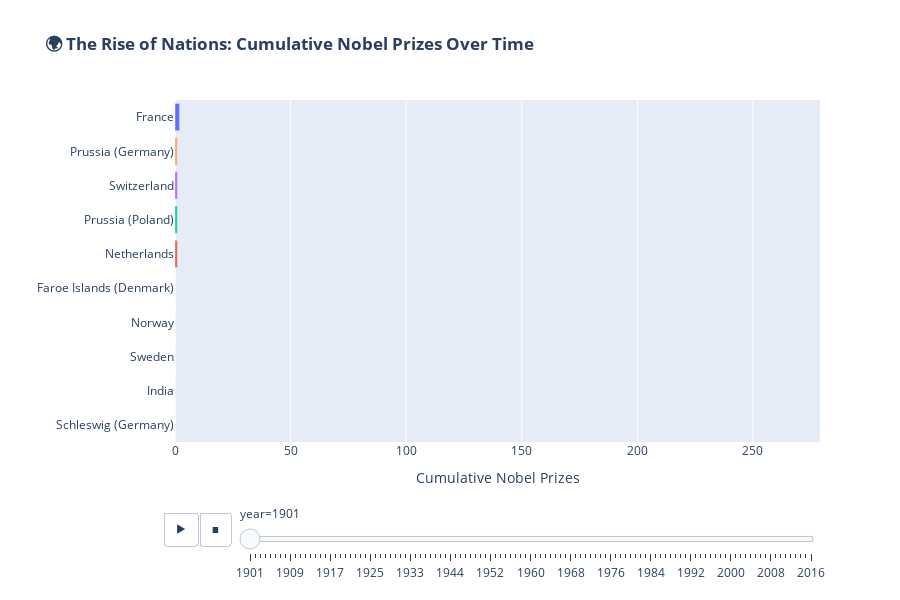

Notebook source saved alongside this figure:
### Code cell
# Create animated bar chart
fig_race = px.bar(
    df_animated,
    x="cumulative_count",
    y="birth_country",
    color="birth_country",
    animation_frame="year",
    orientation='h',
    range_x=[0, df_animated['cumulative_count'].max() + 20],
    title="<b>🌍 The Rise of Nations: Cumulative Nobel Prizes Over Time</b>",
    labels={'cumulative_count': 'Total Prizes', 'birth_country': 'Country'}
)

fig_race.update_layout(
    yaxis={'categoryorder': 'total ascending'},
    showlegend=False,
    height=600,
    xaxis_title="Cumulative Nobel Prizes",
    yaxis_title=""
)

fig_race.layout.updatemenus[0].buttons[0].args[1]['frame']['duration'] = 200
fig_race.layout.updatemenus[0].buttons[0].args[1]['transition']['duration'] = 100

fig_race.show()

### Figure 1 — Plotly figure (JSON) as saved in the notebook; plotly's stock layout.template omitted (floating-point values rounded to 4 significant figures)
{"data": [{"hovertemplate": "Country=%{y}<br>year=1901<br>Total Prizes=%{x}<extra></extra>", "legendgroup": "France", "marker": {"color": "#636efa", "pattern": {"shape": ""}}, "name": "France", "orientation": "h", "showlegend": true, "textposition": "auto", "type": "bar", "x": [2], "xaxis": "x", "y": ["France"], "yaxis": "y"}, {"hovertemplate": "Country=%{y}<br>year=1901<br>Total Prizes=%{x}<extra></extra>", "legendgroup": "Netherlands", "marker": {"color": "#EF553B", "pattern": {"shape": ""}}, "name": "Netherlands", "orientation": "h", "showlegend": true, "textposition": "auto", "type": "bar", "x": [1], "xaxis": "x", "y": ["Netherlands"], "yaxis": "y"}, {"hovertemplate": "Country=%{y}<br>year=1901<br>Total Prizes=%{x}<extra></extra>", "legendgroup": "Prussia (Poland)", "marker": {"color": "#00cc96", "pattern": {"shape": ""}}, "name": "Prussia (Poland)", "orientation": "h", "showlegend": true, "textposition": "auto", "type": "bar", "x": [1], "xaxis": "x", "y": ["Prussia (Poland)"], "yaxis": "y"}, {"hovertemplate": "Country=%{y}<br>year=1901<br>Total Prizes=%{x}<extra></extra>", "legendgroup": "Switzerland", "marker": {"color": "#ab63fa", "pattern": {"shape": ""}}, "name": "Switzerland", "orientation": "h", "showlegend": true, "textposition": "auto", "type": "bar", "x": [1], "xaxis": "x", "y": ["Switzerland"], "yaxis": "y"}, {"hovertemplate": "Country=%{y}<br>year=1901<br>Total Prizes=%{x}<extra></extra>", "legendgroup": "Prussia (Germany)", "marker": {"color": "#FFA15A", "pattern": {"shape": ""}}, "name": "Prussia (Germany)", "orientation": "h", "showlegend": true, "textposition": "auto", "type": "bar", "x": [1], "xaxis": "x", "y": ["Prussia (Germany)"], "yaxis": "y"}, {"hovertemplate": "Country=%{y}<br>year=1901<br>Total Prizes=%{x}<extra></extra>", "legendgroup": "Schleswig (Germany)", "marker": {"color": "#19d3f3", "pattern": {"shape": ""}}, "name": "Schleswig (Germany)", "orientation": "h", "showlegend": true, "textposition": "auto", "type": "bar", "x": [0], "xaxis": "x", "y": ["Schleswig (Germany)"], "yaxis": "y"}, {"hovertemplate": "Country=%{y}<br>year=1901<br>Total Prizes=%{x}<extra></extra>", "legendgroup": "India", "marker": {"color": "#FF6692", "pattern": {"shape": ""}}, "name": "India", "orientation": "h", "showlegend": true, "textposition": "auto", "type": "bar", "x": [0], "xaxis": "x", "y": ["India"], "yaxis": "y"}, {"hovertemplate": "Country=%{y}<br>year=1901<br>Total Prizes=%{x}<extra></extra>", "legendgroup": "Sweden", "marker": {"color": "#B6E880", "pattern": {"shape": ""}}, "name": "Sweden", "orientation": "h", "showlegend": true, "textposition": "auto", "type": "bar", "x": [0], "xaxis": "x", "y": ["Sweden"], "yaxis": "y"}, {"hovertemplate": "Country=%{y}<br>year=1901<br>Total Prizes=%{x}<extra></extra>", "legendgroup": "Norway", "marker": {"color": "#FF97FF", "pattern": {"shape": ""}}, "name": "Norway", "orientation": "h", "showlegend": true, "textposition": "auto", "type": "bar", "x": [0], "xaxis": "x", "y": ["Norway"], "yaxis": "y"}, {"hovertemplate": "Country=%{y}<br>year=1901<br>Total Prizes=%{x}<extra></extra>", "legendgroup": "Faroe Islands (Denmark)", "marker": {"color": "#FECB52", "pattern": {"shape": ""}}, "name": "Faroe Islands (Denmark)", "orientation": "h", "showlegend": true, "textposition": "auto", "type": "bar", "x": [0], "xaxis": "x", "y": ["Faroe Islands (Denmark)"], "yaxis": "y"}], "layout": {"barmode": "relative", "height": 600, "legend": {"title": {"text": "Country"}, "tracegroupgap": 0}, "showlegend": false, "sliders": [{"active": 0, "currentvalue": {"prefix": "year="}, "len": 0.9, "pad": {"b": 10, "t": 60}, "steps": [{"args": [["1901"], {"frame": {"duration": 0, "redraw": true}, "fromcurrent": true, "mode": "immediate", "transition": {"duration": 0, "easing": "linear"}}], "label": "1901", "method": "animate"}, {"args": [["1902"], {"frame": {"duration": 0, "redraw": true}, "fromcurrent": true, "mode": "immediate", "transition": {"duration": 0, "easing": "linear"}}], "label": "1902", "method": "animate"}, {"args": [["1903"], {"frame": {"duration": 0, "redraw": true}, "fromcurrent": true, "mode": "immediate", "transition": {"duration": 0, "easing": "linear"}}], "label": "1903", "method": "animate"}, {"args": [["1904"], {"frame": {"duration": 0, "redraw": true}, "fromcurrent": true, "mode": "immediate", "transition": {"duration": 0, "easing": "linear"}}], "label": "1904", "method": "animate"}, {"args": [["1905"], {"frame": {"duration": 0, "redraw": true}, "fromcurrent": true, "mode": "immediate", "transition": {"duration": 0, "easing": "linear"}}], "label": "1905", "method": "animate"}, {"args": [["1906"], {"frame": {"duration": 0, "redraw": true}, "fromcurrent": true, "mode": "immediate", "transition": {"duration": 0, "easing": "linear"}}], "label": "1906", "method": "animate"}, {"args": [["1907"], {"frame": {"duration": 0, "redraw": true}, "fromcurrent": true, "mode": "immediate", "transition": {"duration": 0, "easing": "linear"}}], "label": "1907", "method": "animate"}, {"args": [["1908"], {"frame": {"duration": 0, "redraw": true}, "fromcurrent": true, "mode": "immediate", "transition": {"duration": 0, "easing": "linear"}}], "label": "1908", "method": "animate"}, {"args": [["1909"], {"frame": {"duration": 0, "redraw": true}, "fromcurrent": true, "mode": "immediate", "transition": {"duration": 0, "easing": "linear"}}], "label": "1909", "method": "animate"}, {"args": [["1910"], {"frame": {"duration": 0, "redraw": true}, "fromcurrent": true, "mode": "immediate", "transition": {"duration": 0, "easing": "linear"}}], "label": "1910", "method": "animate"}, {"args": [["1911"], {"frame": {"duration": 0, "redraw": true}, "fromcurrent": true, "mode": "immediate", "transition": {"duration": 0, "easing": "linear"}}], "label": "1911", "method": "animate"}, {"args": [["1912"], {"frame": {"duration": 0, "redraw": true}, "fromcurrent": true, "mode": "immediate", "transition": {"duration": 0, "easing": "linear"}}], "label": "1912", "method": "animate"}, {"args": [["1913"], {"frame": {"duration": 0, "redraw": true}, "fromcurrent": true, "mode": "immediate", "transition": {"duration": 0, "easing": "linear"}}], "label": "1913", "method": "animate"}, {"args": [["1914"], {"frame": {"duration": 0, "redraw": true}, "fromcurrent": true, "mode": "immediate", "transition": {"duration": 0, "easing": "linear"}}], "label": "1914", "method": "animate"}, {"args": [["1915"], {"frame": {"duration": 0, "redraw": true}, "fromcurrent": true, "mode": "immediate", "transition": {"duration": 0, "easing": "linear"}}], "label": "1915", "method": "animate"}, {"args": [["1916"], {"frame": {"duration": 0, "redraw": true}, "fromcurrent": true, "mode": "immediate", "transition": {"duration": 0, "easing": "linear"}}], "label": "1916", "method": "animate"}, {"args": [["1917"], {"frame": {"duration": 0, "redraw": true}, "fromcurrent": true, "mode": "immediate", "transition": {"duration": 0, "easing": "linear"}}], "label": "1917", "method": "animate"}, {"args": [["1918"], {"frame": {"duration": 0, "redraw": true}, "fromcurrent": true, "mode": "immediate", "transition": {"duration": 0, "easing": "linear"}}], "label": "1918", "method": "animate"}, {"args": [["1919"], {"frame": {"duration": 0, "redraw": true}, "fromcurrent": true, "mode": "immediate", "transition": {"duration": 0, "easing": "linear"}}], "label": "1919", "method": "animate"}, {"args": [["1920"], {"frame": {"duration": 0, "redraw": true}, "fromcurrent": true, "mode": "immediate", "transition": {"duration": 0, "easing": "linear"}}], "label": "1920", "method": "animate"}, {"args": [["1921"], {"frame": {"duration": 0, "redraw": true}, "fromcurrent": true, "mode": "immediate", "transition": {"duration": 0, "easing": "linear"}}], "label": "1921", "method": "animate"}, {"args": [["1922"], {"frame": {"duration": 0, "redraw": true}, "fromcurrent": true, "mode": "immediate", "transition": {"duration": 0, "easing": "linear"}}], "label": "1922", "method": "animate"}, {"args": [["1923"], {"frame": {"duration": 0, "redraw": true}, "fromcurrent": true, "mode": "immediate", "transition": {"duration": 0, "easing": "linear"}}], "label": "1923", "method": "animate"}, {"args": [["1924"], {"frame": {"duration": 0, "redraw": true}, "fromcurrent": true, "mode": "immediate", "transition": {"duration": 0, "easing": "linear"}}], "label": "1924", "method": "animate"}, {"args": [["1925"], {"frame": {"duration": 0, "redraw": true}, "fromcurrent": true, "mode": "immediate", "transition": {"duration": 0, "easing": "linear"}}], "label": "1925", "method": "animate"}, {"args": [["1926"], {"frame": {"duration": 0, "redraw": true}, "fromcurrent": true, "mode": "immediate", "transition": {"duration": 0, "easing": "linear"}}], "label": "1926", "method": "animate"}, {"args": [["1927"], {"frame": {"duration": 0, "redraw": true}, "fromcurrent": true, "mode": "immediate", "transition": {"duration": 0, "easing": "linear"}}], "label": "1927", "method": "animate"}, {"args": [["1928"], {"frame": {"duration": 0, "redraw": true}, "fromcurrent": true, "mode": "immediate", "transition": {"duration": 0, "easing": "linear"}}], "label": "1928", "method": "animate"}, {"args": [["1929"], {"frame": {"duration": 0, "redraw": true}, "fromcurrent": true, "mode": "immediate", "transition": {"duration": 0, "easing": "linear"}}], "label": "1929", "method": "animate"}, {"args": [["1930"], {"frame": {"duration": 0, "redraw": true}, "fromcurrent": true, "mode": "immediate", "transition": {"duration": 0, "easing": "linear"}}], "label": "1930", "method": "animate"}, {"args": [["1931"], {"frame": {"duration": 0, "redraw": true}, "fromcurrent": true, "mode": "immediate", "transition": {"duration": 0, "easing": "linear"}}], "label": "1931", "method": "animate"}, {"args": [["1932"], {"frame": {"duration": 0, "redraw": true}, "fromcurrent": true, "mode": "immediate", "transition": {"duration": 0, "easing": "linear"}}], "label": "1932", "method": "animate"}, {"args": [["1933"], {"frame": {"duration": 0, "redraw": true}, "fromcurrent": true, "mode": "immediate", "transition": {"duration": 0, "easing": "linear"}}], "label": "1933", "method": "animate"}, {"args": [["1934"], {"frame": {"duration": 0, "redraw": true}, "fromcurrent": true, "mode": "immediate", "transition": {"duration": 0, "easing": "linear"}}], "label": "1934", "method": "animate"}, {"args": [["1935"], {"frame": {"duration": 0, "redraw": true}, "fromcurrent": true, "mode": "immediate", "transition": {"duration": 0, "easing": "linear"}}], "label": "1935", "method": "animate"}, {"args": [["1936"], {"frame": {"duration": 0, "redraw": true}, "fromcurrent": true, "mode": "immediate", "transition": {"duration": 0, "easing": "linear"}}], "label": "1936", "method": "animate"}, {"args": [["1937"], {"frame": {"duration": 0, "redraw": true}, "fromcurrent": true, "mode": "immediate", "transition": {"duration": 0, "easing": "linear"}}], "label": "1937", "method": "animate"}, {"args": [["1938"], {"frame": {"duration": 0, "redraw": true}, "fromcurrent": true, "mode": "immediate", "transition": {"duration": 0, "easing": "linear"}}], "label": "1938", "method": "animate"}, {"args": [["1939"], {"frame": {"duration": 0, "redraw": true}, "fromcurrent": true, "mode": "immediate", "transition": {"duration": 0, "easing": "linear"}}], "label": "1939", "method": "animate"}, {"args": [["1943"], {"frame": {"duration": 0, "redraw": true}, "fromcurrent": true, "mode": "immediate", "transition": {"duration": 0, "easing": "linear"}}], "label": "1943", "method": "animate"}, {"args": [["1944"], {"frame": {"duration": 0, "redraw": true}, "fromcurrent": true, "mode": "immediate", "transition": {"duration": 0, "easing": "linear"}}], "label": "1944", "method": "animate"}, {"args": [["1945"], {"frame": {"duration": 0, "redraw": true}, "fromcurrent": true, "mode": "immediate", "transition": {"duration": 0, "easing": "linear"}}], "label": "1945", "method": "animate"}, {"args": [["1946"], {"frame": {"duration": 0, "redraw": true}, "fromcurrent": true, "mode": "immediate", "transition": {"duration": 0, "easing": "linear"}}], "label": "1946", "method": "animate"}, {"args": [["1947"], {"frame": {"duration": 0, "redraw": true}, "fromcurrent": true, "mode": "immediate", "transition": {"duration": 0, "easing": "linear"}}], "label": "1947", "method": "animate"}, {"args": [["1948"], {"frame": {"duration": 0, "redraw": true}, "fromcurrent": true, "mode": "immediate", "transition": {"duration": 0, "easing": "linear"}}], "label": "1948", "method": "animate"}, {"args": [["1949"], {"frame": {"duration": 0, "redraw": true}, "fromcurrent": true, "mode": "immediate", "transition": {"duration": 0, "easing": "linear"}}], "label": "1949", "method": "animate"}, {"args": [["1950"], {"frame": {"duration": 0, "redraw": true}, "fromcurrent": true, "mode": "immediate", "transition": {"duration": 0, "easing": "linear"}}], "label": "1950", "method": "animate"}, {"args": [["1951"], {"frame": {"duration": 0, "redraw": true}, "fromcurrent": true, "mode": "immediate", "transition": {"duration": 0, "easing": "linear"}}], "label": "1951", "method": "animate"}, {"args": [["1952"], {"frame": {"duration": 0, "redraw": true}, "fromcurrent": true, "mode": "immediate", "transition": {"duration": 0, "easing": "linear"}}], "label": "1952", "method": "animate"}, {"args": [["1953"], {"frame": {"duration": 0, "redraw": true}, "fromcurrent": true, "mode": "immediate", "transition": {"duration": 0, "easing": "linear"}}], "label": "1953", "method": "animate"}, {"args": [["1954"], {"frame": {"duration": 0, "redraw": true}, "fromcurrent": true, "mode": "immediate", "transition": {"duration": 0, "easing": "linear"}}], "label": "1954", "method": "animate"}, {"args": [["1955"], {"frame": {"duration": 0, "redraw": true}, "fromcurrent": true, "mode": "immediate", "transition": {"duration": 0, "easing": "linear"}}], "label": "1955", "method": "animate"}, {"args": [["1956"], {"frame": {"duration": 0, "redraw": true}, "fromcurrent": true, "mode": "immediate", "transition": {"duration": 0, "easing": "linear"}}], "label": "1956", "method": "animate"}, {"args": [["1957"], {"frame": {"duration": 0, "redraw": true}, "fromcurrent": true, "mode": "immediate", "transition": {"duration": 0, "easing": "linear"}}], "label": "1957", "method": "animate"}, {"args": [["1958"], {"frame": {"duration": 0, "redraw": true}, "fromcurrent": true, "mode": "immediate", "transition": {"duration": 0, "easing": "linear"}}], "label": "1958", "method": "animate"}, {"args": [["1959"], {"frame": {"duration": 0, "redraw": true}, "fromcurrent": true, "mode": "immediate", "transition": {"duration": 0, "easing": "linear"}}], "label": "1959", "method": "animate"}, {"args": [["1960"], {"frame": {"duration": 0, "redraw": true}, "fromcurrent": true, "mode": "immediate", "transition": {"duration": 0, "easing": "linear"}}], "label": "1960", "method": "animate"}, {"args": [["1961"], {"frame": {"duration": 0, "redraw": true}, "fromcurrent": true, "mode": "immediate", "transition": {"duration": 0, "easing": "linear"}}], "label": "1961", "method": "animate"}, {"args": [["1962"], {"frame": {"duration": 0, "redraw": true}, "fromcurrent": true, "mode": "immediate", "transition": {"duration": 0, "easing": "linear"}}], "label": "1962", "method": "animate"}, {"args": [["1963"], {"frame": {"duration": 0, "redraw": true}, "fromcurrent": true, "mode": "immediate", "transition": {"duration": 0, "easing": "linear"}}], "label": "1963", "method": "animate"}, {"args": [["1964"], {"frame": {"duration": 0, "redraw": true}, "fromcurrent": true, "mode": "immediate", "transition": {"duration": 0, "easing": "linear"}}], "label": "1964", "method": "animate"}, {"args": [["1965"], {"frame": {"duration": 0, "redraw": true}, "fromcurrent": true, "mode": "immediate", "transition": {"duration": 0, "easing": "linear"}}], "label": "1965", "method": "animate"}, {"args": [["1966"], {"frame": {"duration": 0, "redraw": true}, "fromcurrent": true, "mode": "immediate", "transition": {"duration": 0, "easing": "linear"}}], "label": "1966", "method": "animate"}, {"args": [["1967"], {"frame": {"duration": 0, "redraw": true}, "fromcurrent": true, "mode": "immediate", "transition": {"duration": 0, "easing": "linear"}}], "label": "1967", "method": "animate"}, {"args": [["1968"], {"frame": {"duration": 0, "redraw": true}, "fromcurrent": true, "mode": "immediate", "transition": {"duration": 0, "easing": "linear"}}], "label": "1968", "method": "animate"}, {"args": [["1969"], {"frame": {"duration": 0, "redraw": true}, "fromcurrent": true, "mode": "immediate", "transition": {"duration": 0, "easing": "linear"}}], "label": "1969", "method": "animate"}, {"args": [["1970"], {"frame": {"duration": 0, "redraw": true}, "fromcurrent": true, "mode": "immediate", "transition": {"duration": 0, "easing": "linear"}}], "label": "1970", "method": "animate"}, {"args": [["1971"], {"frame": {"duration": 0, "redraw": true}, "fromcurrent": true, "mode": "immediate", "transition": {"duration": 0, "easing": "linear"}}], "label": "1971", "method": "animate"}, {"args": [["1972"], {"frame": {"duration": 0, "redraw": true}, "fromcurrent": true, "mode": "immediate", "transition": {"duration": 0, "easing": "linear"}}], "label": "1972", "method": "animate"}, {"args": [["1973"], {"frame": {"duration": 0, "redraw": true}, "fromcurrent": true, "mode": "immediate", "transition": {"duration": 0, "easing": "linear"}}], "label": "1973", "method": "animate"}, {"args": [["1974"], {"frame": {"duration": 0, "redraw": true}, "fromcurrent": true, "mode": "immediate", "transition": {"duration": 0, "easing": "linear"}}], "label": "1974", "method": "animate"}, {"args": [["1975"], {"frame": {"duration": 0, "redraw": true}, "fromcurrent": true, "mode": "immediate", "transition": {"duration": 0, "easing": "linear"}}], "label": "1975", "method": "animate"}, {"args": [["1976"], {"frame": {"duration": 0, "redraw": true}, "fromcurrent": true, "mode": "immediate", "transition": {"duration": 0, "easing": "linear"}}], "label": "1976", "method": "animate"}, {"args": [["1977"], {"frame": {"duration": 0, "redraw": true}, "fromcurrent": true, "mode": "immediate", "transition": {"duration": 0, "easing": "linear"}}], "label": "1977", "method": "animate"}, {"args": [["1978"], {"frame": {"duration": 0, "redraw": true}, "fromcurrent": true, "mode": "immediate", "transition": {"duration": 0, "easing": "linear"}}], "label": "1978", "method": "animate"}, {"args": [["1979"], {"frame": {"duration": 0, "redraw": true}, "fromcurrent": true, "mode": "immediate", "transition": {"duration": 0, "easing": "linear"}}], "label": "1979", "method": "animate"}, {"args": [["1980"], {"frame": {"duration": 0, "redraw": true}, "fromcurrent": true, "mode": "immediate", "transition": {"duration": 0, "easing": "linear"}}], "label": "1980", "method": "animate"}, {"args": [["1981"], {"frame": {"duration": 0, "redraw": true}, "fromcurrent": true, "mode": "immediate", "transition": {"duration": 0, "easing": "linear"}}], "label": "1981", "method": "animate"}, {"args": [["1982"], {"frame": {"duration": 0, "redraw": true}, "fromcurrent": true, "mode": "immediate", "transition": {"duration": 0, "easing": "linear"}}], "label": "1982", "method": "animate"}, {"args": [["1983"], {"frame": {"duration": 0, "redraw": true}, "fromcurrent": true, "mode": "immediate", "transition": {"duration": 0, "easing": "linear"}}], "label": "1983", "method": "animate"}, {"args": [["1984"], {"frame": {"duration": 0, "redraw": true}, "fromcurrent": true, "mode": "immediate", "transition": {"duration": 0, "easing": "linear"}}], "label": "1984", "method": "animate"}, {"args": [["1985"], {"frame": {"duration": 0, "redraw": true}, "fromcurrent": true, "mode": "immediate", "transition": {"duration": 0, "easing": "linear"}}], "label": "1985", "method": "animate"}, {"args": [["1986"], {"frame": {"duration": 0, "redraw": true}, "fromcurrent": true, "mode": "immediate", "transition": {"duration": 0, "easing": "linear"}}], "label": "1986", "method": "animate"}, {"args": [["1987"], {"frame": {"duration": 0, "redraw": true}, "fromcurrent": true, "mode": "immediate", "transition": {"duration": 0, "easing": "linear"}}], "label": "1987", "method": "animate"}, {"args": [["1988"], {"frame": {"duration": 0, "redraw": true}, "fromcurrent": true, "mode": "immediate", "transition": {"duration": 0, "easing": "linear"}}], "label": "1988", "method": "animate"}, {"args": [["1989"], {"frame": {"duration": 0, "redraw": true}, "fromcurrent": true, "mode": "immediate", "transition": {"duration": 0, "easing": "linear"}}], "label": "1989", "method": "animate"}, {"args": [["1990"], {"frame": {"duration": 0, "redraw": true}, "fromcurrent": true, "mode": "immediate", "transition": {"duration": 0, "easing": "linear"}}], "label": "1990", "method": "animate"}, {"args": [["1991"], {"frame": {"duration": 0, "redraw": true}, "fromcurrent": true, "mode": "immediate", "transition": {"duration": 0, "easing": "linear"}}], "label": "1991", "method": "animate"}, {"args": [["1992"], {"frame": {"duration": 0, "redraw": true}, "fromcurrent": true, "mode": "immediate", "transition": {"duration": 0, "easing": "linear"}}], "label": "1992", "method": "animate"}, {"args": [["1993"], {"frame": {"duration": 0, "redraw": true}, "fromcurrent": true, "mode": "immediate", "transition": {"duration": 0, "easing": "linear"}}], "label": "1993", "method": "animate"}, {"args": [["1994"], {"frame": {"duration": 0, "redraw": true}, "fromcurrent": true, "mode": "immediate", "transition": {"duration": 0, "easing": "linear"}}], "label": "1994", "method": "animate"}, {"args": [["1995"], {"frame": {"duration": 0, "redraw": true}, "fromcurrent": true, "mode": "immediate", "transition": {"duration": 0, "easing": "linear"}}], "label": "1995", "method": "animate"}, {"args": [["1996"], {"frame": {"duration": 0, "redraw": true}, "fromcurrent": true, "mode": "immediate", "transition": {"duration": 0, "easing": "linear"}}], "label": "1996", "method": "animate"}, {"args": [["1997"], {"frame": {"duration": 0, "redraw": true}, "fromcurrent": true, "mode": "immediate", "transition": {"duration": 0, "easing": "linear"}}], "label": "1997", "method": "animate"}, {"args": [["1998"], {"frame": {"duration": 0, "redraw": true}, "fromcurrent": true, "mode": "immediate", "transition": {"duration": 0, "easing": "linear"}}], "label": "1998", "method": "animate"}, {"args": [["1999"], {"frame": {"duration": 0, "redraw": true}, "fromcurrent": true, "mode": "immediate", "transition": {"duration": 0, "easing": "linear"}}], "label": "1999", "method": "animate"}, {"args": [["2000"], {"frame": {"duration": 0, "redraw": true}, "fromcurrent": true, "mode": "immediate", "transition": {"duration": 0, "easing": "linear"}}], "label": "2000", "method": "animate"}, {"args": [["2001"], {"frame": {"duration": 0, "redraw": true}, "fromcurrent": true, "mode": "immediate", "transition": {"duration": 0, "easing": "linear"}}], "label": "2001", "method": "animate"}, {"args": [["2002"], {"frame": {"duration": 0, "redraw": true}, "fromcurrent": true, "mode": "immediate", "transition": {"duration": 0, "easing": "linear"}}], "label": "2002", "method": "animate"}, {"args": [["2003"], {"frame": {"duration": 0, "redraw": true}, "fromcurrent": true, "mode": "immediate", "transition": {"duration": 0, "easing": "linear"}}], "label": "2003", "method": "animate"}, {"args": [["2004"], {"frame": {"duration": 0, "redraw": true}, "fromcurrent": true, "mode": "immediate", "transition": {"duration": 0, "easing": "linear"}}], "label": "2004", "method": "animate"}, {"args": [["2005"], {"frame": {"duration": 0, "redraw": true}, "fromcurrent": true, "mode": "immediate", "transition": {"duration": 0, "easing": "linear"}}], "label": "2005", "method": "animate"}, {"args": [["2006"], {"frame": {"duration": 0, "redraw": true}, "fromcurrent": true, "mode": "immediate", "transition": {"duration": 0, "easing": "linear"}}], "label": "2006", "method": "animate"}, {"args": [["2007"], {"frame": {"duration": 0, "redraw": true}, "fromcurrent": true, "mode": "immediate", "transition": {"duration": 0, "easing": "linear"}}], "label": "2007", "method": "animate"}, {"args": [["2008"], {"frame": {"duration": 0, "redraw": true}, "fromcurrent": true, "mode": "immediate", "transition": {"duration": 0, "easing": "linear"}}], "label": "2008", "method": "animate"}, {"args": [["2009"], {"frame": {"duration": 0, "redraw": true}, "fromcurrent": true, "mode": "immediate", "transition": {"duration": 0, "easing": "linear"}}], "label": "2009", "method": "animate"}, {"args": [["2010"], {"frame": {"duration": 0, "redraw": true}, "fromcurrent": true, "mode": "immediate", "transition": {"duration": 0, "easing": "linear"}}], "label": "2010", "method": "animate"}, {"args": [["2011"], {"frame": {"duration": 0, "redraw": true}, "fromcurrent": true, "mode": "immediate", "transition": {"duration": 0, "easing": "linear"}}], "label": "2011", "method": "animate"}, {"args": [["2012"], {"frame": {"duration": 0, "redraw": true}, "fromcurrent": true, "mode": "immediate", "transition": {"duration": 0, "easing": "linear"}}], "label": "2012", "method": "animate"}, {"args": [["2013"], {"frame": {"duration": 0, "redraw": true}, "fromcurrent": true, "mode": "immediate", "transition": {"duration": 0, "easing": "linear"}}], "label": "2013", "method": "animate"}, {"args": [["2014"], {"frame": {"duration": 0, "redraw": true}, "fromcurrent": true, "mode": "immediate", "transition": {"duration": 0, "easing": "linear"}}], "label": "2014", "method": "animate"}, {"args": [["2015"], {"frame": {"duration": 0, "redraw": true}, "fromcurrent": true, "mode": "immediate", "transition": {"duration": 0, "easing": "linear"}}], "label": "2015", "method": "animate"}, {"args": [["2016"], {"frame": {"duration": 0, "redraw": true}, "fromcurrent": true, "mode": "immediate", "transition": {"duration": 0, "easing": "linear"}}], "label": "2016", "method": "animate"}], "x": 0.1, "xanchor": "left", "y": 0, "yanchor": "top"}], "title": {"text": "<b>🌍 The Rise of Nations: Cumulative Nobel Prizes Over Time</b>"}, "updatemenus": [{"buttons": [{"args": [null, {"frame": {"duration": 200, "redraw": true}, "fromcurrent": true, "mode": "immediate", "transition": {"duration": 100, "easing": "linear"}}], "label": "&#9654;", "method": "animate"}, {"args": [[null], {"frame": {"duration": 0, "redraw": true}, "fromcurrent": true, "mode": "immediate", "transition": {"duration": 0, "easing": "linear"}}], "label": "&#9724;", "method": "animate"}], "direction": "left", "pad": {"r": 10, "t": 70}, "showactive": false, "type": "buttons", "x": 0.1, "xanchor": "right", "y": 0, "yanchor": "top"}], "xaxis": {"anchor": "y", "domain": [0, 1], "range": [0, 279], "title": {"text": "Cumulative Nobel Prizes"}}, "yaxis": {"anchor": "x", "categoryarray": ["Japan", "Canada", "Russia", "Scotland", "Austria", "Denmark", "Germany", "United States of America", "Belgium", "Russian Empire (Poland)", "Italy", "Spain", "United Kingdom", "Faroe Islands (Denmark)", "Norway", "Sweden", "India", "Schleswig (Germany)", "Prussia (Germany)", "Switzerland", "Prussia (Poland)", "Netherlands", "France"], "categoryorder": "total ascending", "domain": [0, 1], "title": {"text": ""}}}}
